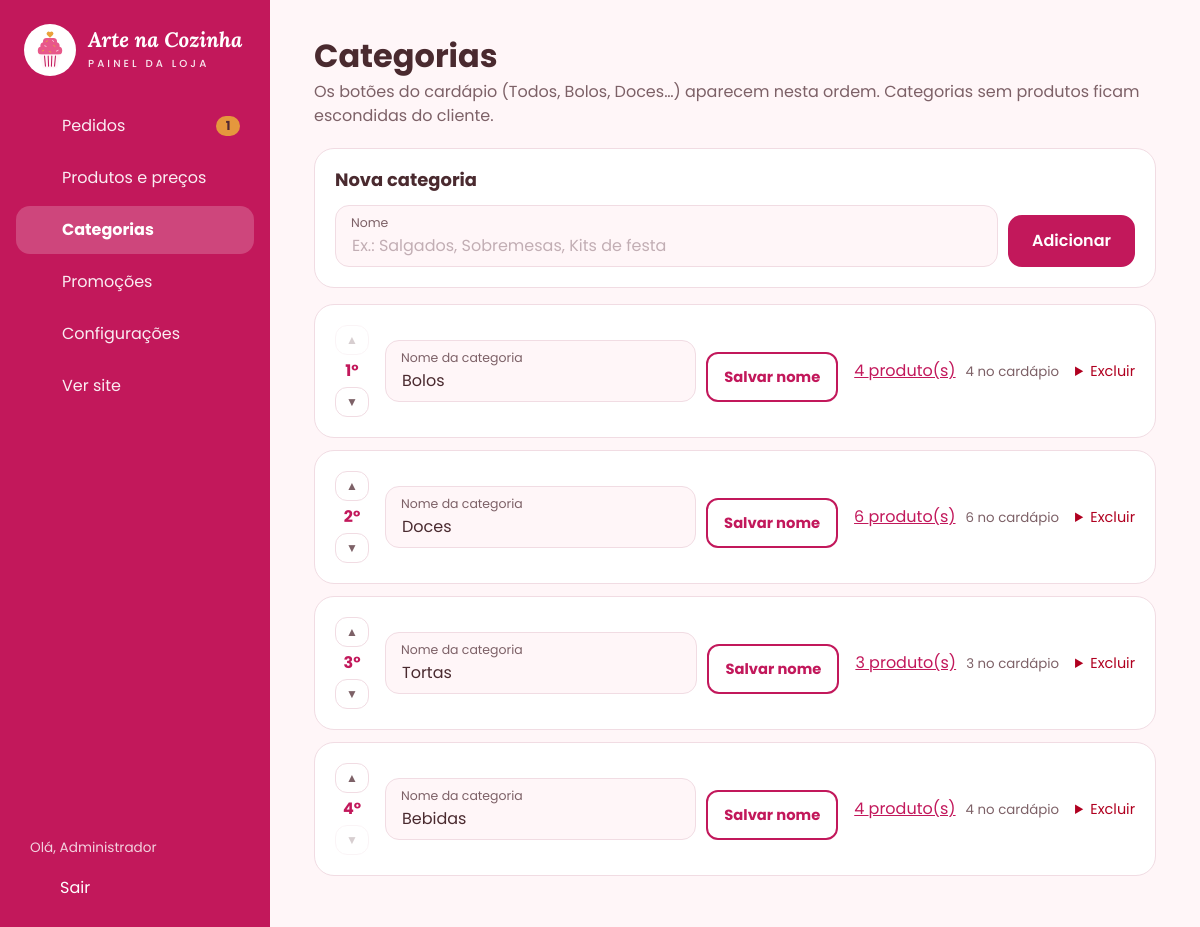
Screenshot of /admin/categorias.php (signed in) with the database file from the repository.
### tables this page shows
CREATE TABLE categoria (
  id_categoria  INT          NOT NULL AUTO_INCREMENT,
  nome          VARCHAR(40)  NOT NULL,
  ordem         SMALLINT     NOT NULL DEFAULT 0,
  PRIMARY KEY (id_categoria),
  UNIQUE KEY uk_categoria_nome (nome)
);

### includes/bootstrap.php (called while the page is built, shortened)
<?php
function db(): PDO
{
    static $pdo = null;
    if ($pdo === null) {
        $c = APP_CONFIG;
        $dsn = "mysql:host={$c['db_host']};port={$c['db_porta']};dbname={$c['db_nome']};charset=utf8mb4";
        try {
            $pdo = new PDO($dsn, $c['db_usuario'], $c['db_senha'], [
                PDO::ATTR_ERRMODE            => PDO::ERRMODE_EXCEPTION,
                PDO::ATTR_DEFAULT_FETCH_MODE => PDO::FETCH_ASSOC,
                PDO::ATTR_EMULATE_PREPARES   => false,
            ]);
            $pdo->exec("SET time_zone = '" . date('P') . "'");
        } catch (PDOException $e) {
            http_response_code(500);
            $msg = $c['debug'] ? $e->getMessage() : 'Tente novamente em alguns minutos.';
            exit('<div style="font-family:sans-serif;padding:2rem;color:#4A2A2F">'
               . '<h2>Não foi possível conectar ao banco de dados</h2><p>'
               . htmlspecialchars($msg) . '</p><p>Verifique se o MySQL está ligado e se o banco '
               . '<code>arte_na_cozinha</code> foi importado (database/arte_na_cozinha.sql).</p></div>');
        }
    }
    return $pdo;
}
function h(?string $texto): string
{
    return htmlspecialchars((string) $texto, ENT_QUOTES, 'UTF-8');
}

### admin/categorias.php (the view, shortened to what this page needs)
<?php
$lista = db()->query(
    'SELECT c.*, (SELECT COUNT(*) FROM produto p WHERE p.categoria = c.nome) AS produtos,
            (SELECT COUNT(*) FROM produto p WHERE p.categoria = c.nome AND p.disponivel = 1) AS no_cardapio
       FROM categoria c ORDER BY c.ordem, c.nome'
)->fetchAll();
require __DIR__ . '/../includes/admin_topo.php';
?>
<div class="painel-cabecalho">
  <div>
    <h1>Categorias</h1>
    <p class="subtitulo">Os botões do cardápio (Todos, Bolos, Doces…) aparecem nesta ordem. Categorias sem produtos ficam escondidas do cliente.</p>
  </div>
</div>
<section class="cartao">
  <h2>Nova categoria</h2>
  <form method="post" class="form-linha">
    <div class="campo" style="flex:1">
      <label for="novaCategoria">Nome</label>
      <input id="novaCategoria" name="nome" maxlength="40" required placeholder="Ex.: Salgados, Sobremesas, Kits de festa">
    </div>
    <button type="submit" class="botao">Adicionar</button>
  </form>
</section>
<div class="lista-categorias">
  <?php foreach ($lista as $i => $c): $idc = (int) $c['id_categoria']; ?>
  <article class="cartao categoria-item">
    <div class="categoria-ordem">
      <form method="post">
        <button type="submit" name="acao" value="subir" class="botao-ver" title="Subir" aria-label="Subir <?= h($c['nome']) ?>" <?= $i === 0 ? 'disabled' : '' ?>>▲</button>
      </form>
      <span class="categoria-posicao"><?= $i + 1 ?>º</span>
      <form method="post">
        <button type="submit" name="acao" value="descer" class="botao-ver" title="Descer" aria-label="Descer <?= h($c['nome']) ?>" <?= $i === count($lista) - 1 ? 'disabled' : '' ?>>▼</button>
      </form>
    </div>
    <form method="post" class="form-linha categoria-nome">
      <div class="campo" style="flex:1">
        <label for="cat<?= $idc ?>">Nome da categoria</label>
        <input id="cat<?= $idc ?>" name="nome" maxlength="40" required value="<?= h($c['nome']) ?>">
      </div>
      <button type="submit" class="botao-acao">Salvar nome</button>
    </form>
    <div class="categoria-info">
      <a href="produtos.php?categoria=<?= urlencode($c['nome']) ?>"><?= (int) $c['produtos'] ?> produto(s)</a>
      <small><?= (int) $c['no_cardapio'] ?> no cardápio</small>
    </div>
    <details class="categoria-excluir">
      <summary>Excluir</summary>
    </details>
  </article>
  <?php endforeach; ?>
</div>
<?php require __DIR__ . '/../includes/admin_rodape.php'; ?>

### assets/css/style.css (style rules this page uses)
:root { --cor-principal: #C2185B; --cor-secundaria: #E8588A; --cor-apoio: #F8D0DE; --cor-fundo: #FFF6F8; --cor-texto: #4A2A2F; --cor-destaque: #E9A23B; --cor-texto-suave: #7D6167; --cor-borda: #F1DCE3; --cor-apoio-claro: #FCE8EF; --cor-sucesso: #1E9E55; --cor-sucesso-bg: #E7F6EC; --cor-branco: #FFFFFF; --fonte-titulo: 'Lora', Georgia, serif; --fonte-texto: 'Poppins', system-ui, sans-serif; --raio-botao: 14px; --raio-card: 16px; --sombra: 0 6px 20px rgba(194, 24, 91, .08); --sombra-forte: 0 12px 30px rgba(194, 24, 91, .28); --largura: 1120px; }
*, *::before, *::after { box-sizing: border-box; }
html { -webkit-text-size-adjust: 100%; scroll-behavior: smooth; }
body { margin: 0; background: var(--cor-fundo); color: var(--cor-texto); font-family: var(--fonte-texto); font-size: 15px; line-height: 1.5; -webkit-font-smoothing: antialiased; min-height: 100vh; display: flex; flex-direction: column; }
a { color: var(--cor-principal); }
button, input, select, textarea { font: inherit; color: inherit; }
h1, h2, h3 { margin: 0; line-height: 1.25; }
p { margin: 0; }
.botao { display: inline-flex; align-items: center; justify-content: center; gap: 8px; min-height: 48px; padding: 12px 22px; border: 2px solid var(--cor-principal); border-radius: var(--raio-botao); background: var(--cor-principal); color: #fff; font-weight: 600; font-size: 1rem; text-decoration: none; cursor: pointer; transition: transform .15s, box-shadow .15s, background .15s; }
.cartao { margin-bottom: 16px; padding: 20px; border: 1px solid var(--cor-borda); border-radius: 20px; background: #fff; }
.cartao > h2 { margin-bottom: 14px; font-size: 1.12rem; font-weight: 700; }
.campo { position: relative; }
.campo label { position: absolute; left: 16px; top: 9px; color: var(--cor-texto-suave); font-size: .78rem; pointer-events: none; }
.campo input, .campo select, .campo textarea { width: 100%; min-height: 62px; padding: 28px 16px 8px; border: 1px solid var(--cor-borda); border-radius: 14px; background: var(--cor-fundo); font-size: 1rem; outline: none; transition: border-color .15s, box-shadow .15s, background .15s; }
.campo input::placeholder, .campo textarea::placeholder { color: #C2AEB4; }
@media (min-width: 760px) { body { font-size: 16px; } }

### assets/css/admin.css (style rules this page uses)
body.painel { display: block; min-height: 100vh; }
.painel-cabecalho { display: flex; flex-wrap: wrap; align-items: flex-start; justify-content: space-between; gap: 16px; margin-bottom: 20px; }
.painel-cabecalho h1 { display: flex; flex-wrap: wrap; align-items: center; gap: 10px; font-size: 1.7rem; font-weight: 700; }
.subtitulo { margin-top: 4px; color: var(--cor-texto-suave); }
.botao-acao { display: inline-flex; align-items: center; gap: 6px; min-height: 40px; padding: 6px 16px; border: 2px solid var(--cor-principal); border-radius: 12px; background: #fff; color: var(--cor-principal); font-weight: 700; font-size: .92rem; text-decoration: none; cursor: pointer; white-space: nowrap; }
.botao-ver { width: 40px; height: 40px; margin-left: 6px; display: inline-grid; place-items: center; border: 1px solid var(--cor-borda); border-radius: 12px; background: #fff; color: var(--cor-texto-suave); cursor: pointer; }
@media (min-width: 960px) { .painel-cabecalho h1 { font-size: 2rem; } }
.form-linha { display: flex; flex-wrap: wrap; align-items: flex-end; gap: 10px; }
.form-linha .botao, .form-linha .botao-acao { min-height: 50px; }
.lista-categorias { display: grid; gap: 12px; margin-top: 16px; }
.categoria-item { display: grid; grid-template-columns: auto 1fr; gap: 12px 16px; align-items: center; margin: 0; }
.categoria-ordem { display: flex; flex-direction: column; align-items: center; gap: 4px; grid-row: span 2; }
.categoria-ordem .botao-ver { margin: 0; width: 34px; height: 30px; font-size: .75rem; }
.categoria-ordem .botao-ver:disabled { opacity: .3; cursor: default; }
.categoria-posicao { font-weight: 700; color: var(--cor-principal); }
.categoria-info { display: flex; gap: 10px; align-items: baseline; }
.categoria-info small { color: var(--cor-texto-suave); }
.categoria-excluir { grid-column: 2; }
.categoria-excluir summary { cursor: pointer; color: #B00020; font-size: .9rem; }
@media (min-width: 960px) { .categoria-item { grid-template-columns: auto 1fr auto auto; } }
@media (min-width: 960px) { .categoria-ordem { grid-row: auto; } }
@media (min-width: 960px) { .categoria-excluir { grid-column: auto; } }

### rows the page displays
categoria: nome "Bolos", produtos "4", no_cardapio "4"
categoria: nome "Doces", produtos "6", no_cardapio "6"
categoria: nome "Tortas", produtos "3", no_cardapio "3"
categoria: nome "Bebidas", produtos "4", no_cardapio "4"

### other values shown
$rotulo "Pedidos"
$novosPendentes "1"
$rotulo "Produtos e preços"
$rotulo "Categorias"
$rotulo "Promoções"
$rotulo "Configurações"
explode(' ', $admin['nome'])[0] "Administrador"
